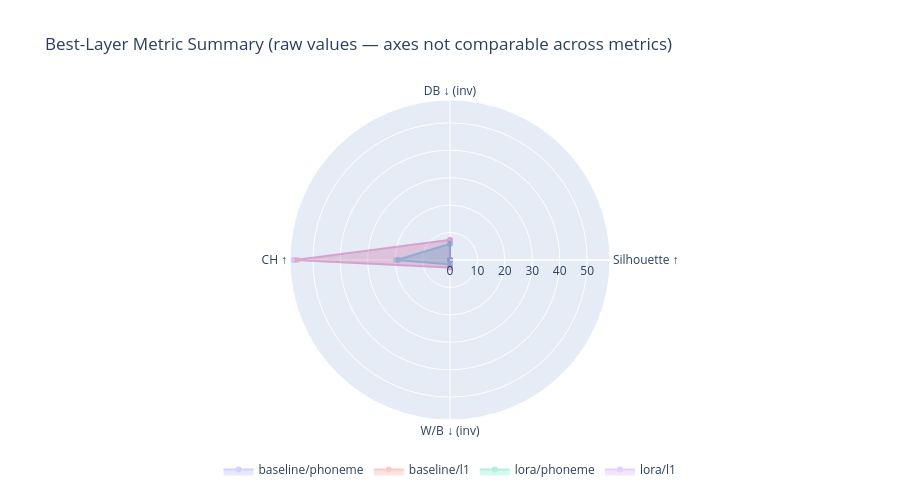

The cell this chart's notebook holds for it:
### Code cell
# ── 4d. Summary radar / spider chart ─────────────────────────────────────────
# Normalise metrics 0-1 across layers for a high-level 'best layer' view
display(HTML('<h4>Best Layer Summary — Normalised Metric Radar</h4>'))

import plotly.graph_objects as go

radar_metrics = ['silhouette', 'davies_bouldin', 'calinski_harabasz', 'wb_ratio']
radar_labels  = ['Silhouette ↑', 'DB ↓ (inv)', 'CH ↑', 'W/B ↓ (inv)']

fig = go.Figure()
for model in MODELS:
    for label_type in ['phoneme', 'l1']:
        sub = df[(df['model']==model) & (df['label_type']==label_type)]
        # Take best layer value for each metric
        vals = []
        for metric in radar_metrics:
            if metric in ['davies_bouldin', 'wb_ratio']:
                vals.append(float(sub[metric].min()))  # lower is better
            else:
                vals.append(float(sub[metric].max()))  # higher is better
        fig.add_trace(go.Scatterpolar(
            r=vals + [vals[0]],
            theta=radar_labels + [radar_labels[0]],
            name=f'{model}/{label_type}',
            fill='toself', opacity=0.3,
        ))

fig.update_layout(
    polar=dict(radialaxis=dict(visible=True)),
    title='Best-Layer Metric Summary (raw values — axes not comparable across metrics)',
    height=500,
    legend=dict(orientation='h', yanchor='bottom', y=-0.2, xanchor='center', x=0.5),
)
fig.show()

### Figure 1 — Plotly figure (JSON) as saved in the notebook; plotly's stock layout.template omitted (floating-point values rounded to 4 significant figures)
{"data": [{"fill": "toself", "name": "baseline/phoneme", "opacity": 0.3, "r": [0.007024, 5.832, 18.86, 1.645, 0.007024], "theta": ["Silhouette ↑", "DB ↓ (inv)", "CH ↑", "W/B ↓ (inv)", "Silhouette ↑"], "type": "scatterpolar"}, {"fill": "toself", "name": "baseline/l1", "opacity": 0.3, "r": [0.0288, 7.327, 55.67, 2.77, 0.0288], "theta": ["Silhouette ↑", "DB ↓ (inv)", "CH ↑", "W/B ↓ (inv)", "Silhouette ↑"], "type": "scatterpolar"}, {"fill": "toself", "name": "lora/phoneme", "opacity": 0.3, "r": [0.006084, 5.959, 19.73, 1.635, 0.006084], "theta": ["Silhouette ↑", "DB ↓ (inv)", "CH ↑", "W/B ↓ (inv)", "Silhouette ↑"], "type": "scatterpolar"}, {"fill": "toself", "name": "lora/l1", "opacity": 0.3, "r": [0.02794, 7.351, 56.96, 2.737, 0.02794], "theta": ["Silhouette ↑", "DB ↓ (inv)", "CH ↑", "W/B ↓ (inv)", "Silhouette ↑"], "type": "scatterpolar"}], "layout": {"height": 500, "legend": {"orientation": "h", "x": 0.5, "xanchor": "center", "y": -0.2, "yanchor": "bottom"}, "polar": {"radialaxis": {"visible": true}}, "title": {"text": "Best-Layer Metric Summary (raw values — axes not comparable across metrics)"}}}
